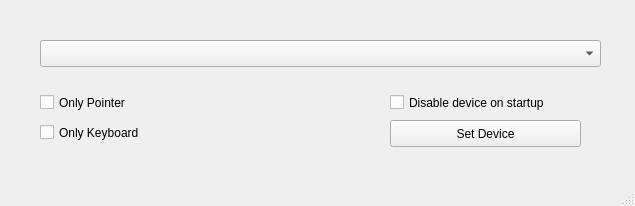
<?xml version="1.0" encoding="UTF-8"?>
<ui version="4.0">
 <class>MainWindow</class>
 <widget class="QMainWindow" name="MainWindow">
  <property name="geometry">
   <rect>
    <x>0</x>
    <y>0</y>
    <width>635</width>
    <height>206</height>
   </rect>
  </property>
  <property name="windowTitle">
   <string>MainWindow</string>
  </property>
  <widget class="QWidget" name="centralWidget">
   <widget class="QPushButton" name="my_SaveButton">
    <property name="geometry">
     <rect>
      <x>390</x>
      <y>120</y>
      <width>191</width>
      <height>27</height>
     </rect>
    </property>
    <property name="text">
     <string>Set Device</string>
    </property>
   </widget>
   <widget class="QCheckBox" name="my_OnlyKeyboardCheck">
    <property name="geometry">
     <rect>
      <x>40</x>
      <y>120</y>
      <width>121</width>
      <height>25</height>
     </rect>
    </property>
    <property name="text">
     <string>Only Keyboard</string>
    </property>
   </widget>
   <widget class="QCheckBox" name="my_OnlyPointerCheck">
    <property name="geometry">
     <rect>
      <x>40</x>
      <y>90</y>
      <width>111</width>
      <height>25</height>
     </rect>
    </property>
    <property name="text">
     <string>Only Pointer</string>
    </property>
   </widget>
   <widget class="QCheckBox" name="my_DisableOnStartup">
    <property name="geometry">
     <rect>
      <x>390</x>
      <y>90</y>
      <width>201</width>
      <height>25</height>
     </rect>
    </property>
    <property name="text">
     <string>Disable device on startup</string>
    </property>
   </widget>
   <widget class="QComboBox" name="my_DeviceListCbox">
    <property name="geometry">
     <rect>
      <x>40</x>
      <y>40</y>
      <width>561</width>
      <height>27</height>
     </rect>
    </property>
   </widget>
  </widget>
  <widget class="QStatusBar" name="statusBar"/>
 </widget>
 <layoutdefault spacing="6" margin="11"/>
 <resources/>
 <connections/>
</ui>
